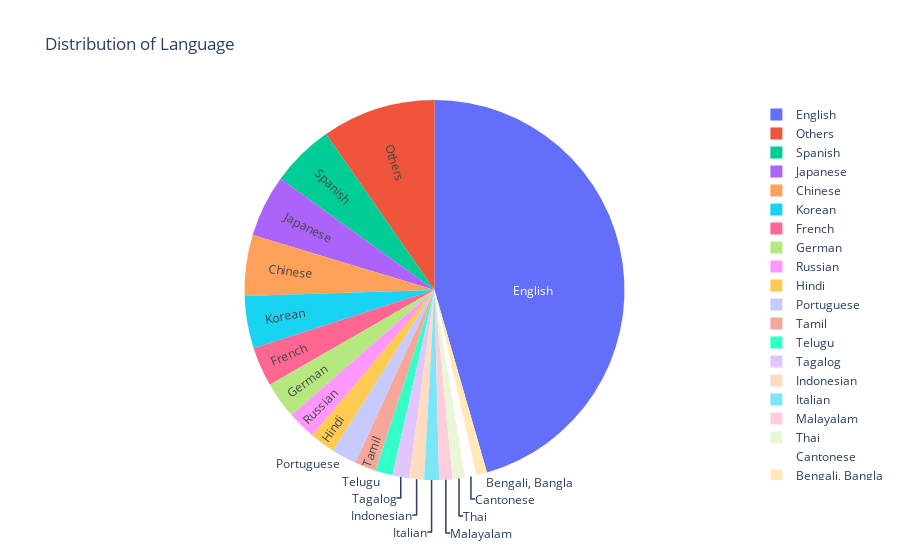

Notebook cell for this chart:
### Code cell
#language
language = pd.read_csv('data/languages.csv', index_col=0)
df_language = encoded_filtered.merge(language, left_index=True, right_index=True)
df_language = df_language[df_language['type'].isin(['Primary language', 'Language'])]
print(df_language.head())
df_language.to_csv('language.csv', index=True)

import plotly.express as px

# Calculate the proportion of each language
language_proportion = df_language['language'].value_counts(normalize=True)

# Create a DataFrame from the series
df_language_proportion = pd.DataFrame({'language':language_proportion.index, 'proportion':language_proportion.values})

# Replace the languages with proportion lower than 0.02 with 'Others'
df_language_proportion.loc[df_language_proportion['proportion'] < 0.009, 'language'] = 'Others'

# Group by the new labels and sum the proportions
df_language_proportion = df_language_proportion.groupby('language').sum().reset_index()

# Create a pie chart
fig = px.pie(df_language_proportion, values='proportion', names='language', title='Distribution of Language')

# Remove the percentages from the labels and orient text radially
fig.update_traces(textinfo='label', insidetextorientation='radial')

# Display the pie chart
fig.show()

### Figure 1 — Plotly figure (JSON) as saved in the notebook; plotly's stock layout.template omitted (floating-point values rounded to 4 significant figures)
{"data": [{"domain": {"x": [0, 1], "y": [0, 1]}, "hovertemplate": "language=%{label}<br>proportion=%{value}<extra></extra>", "insidetextorientation": "radial", "labels": ["Bengali, Bangla", "Cantonese", "Chinese", "English", "French", "German", "Hindi", "Indonesian", "Italian", "Japanese", "Korean", "Malayalam", "Others", "Portuguese", "Russian", "Spanish", "Tagalog", "Tamil", "Telugu", "Thai"], "legendgroup": "", "name": "", "showlegend": true, "textinfo": "label", "type": "pie", "values": [0.009155, 0.009412, 0.0518, 0.4554, 0.03345, 0.03132, 0.0216, 0.01259, 0.01256, 0.05287, 0.0446, 0.01139, 0.09675, 0.0213, 0.02435, 0.05359, 0.0142, 0.01824, 0.01462, 0.01078]}], "layout": {"legend": {"tracegroupgap": 0}, "title": {"text": "Distribution of Language"}}}
